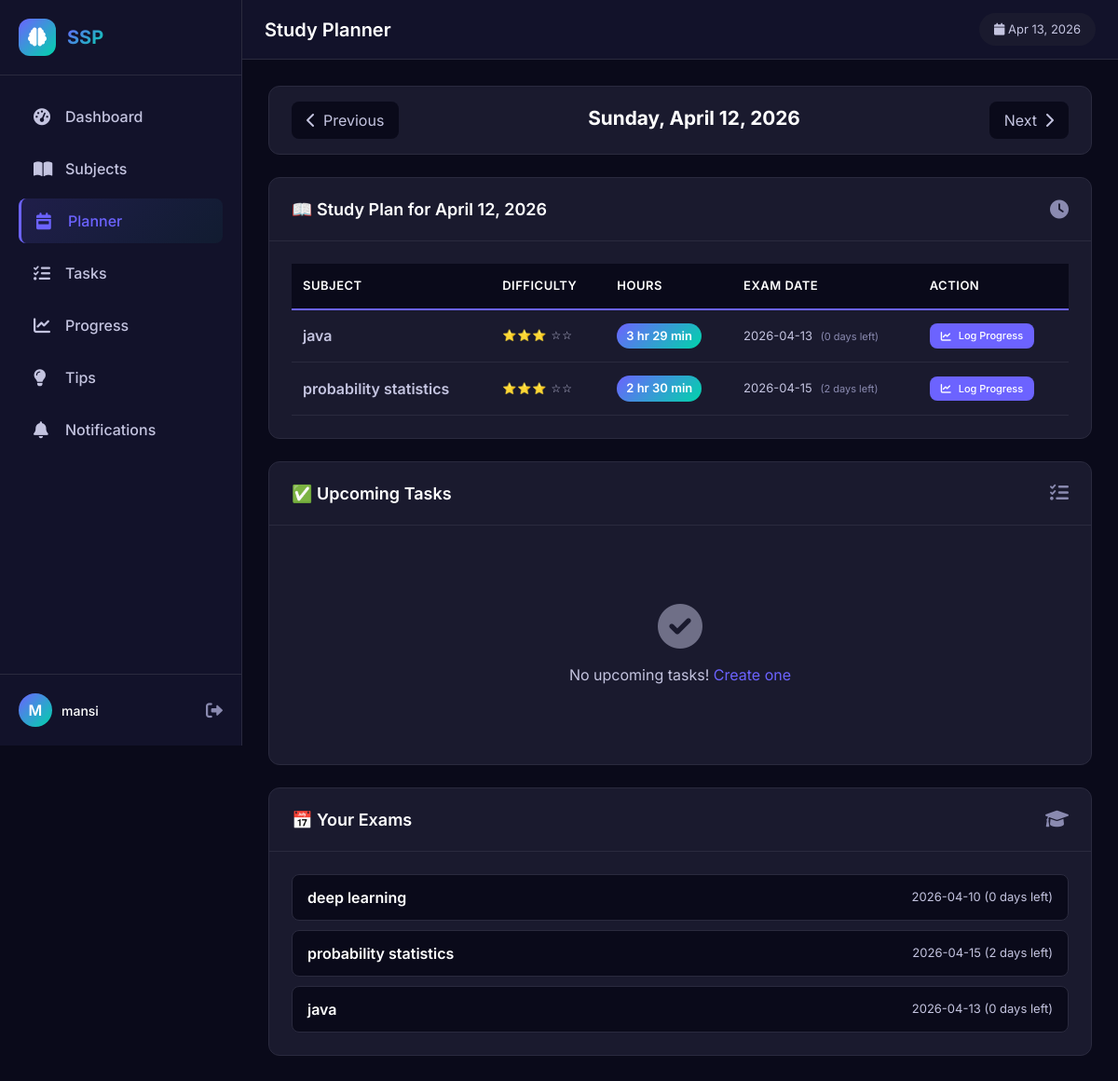
Screenshot of /planner/2026-04-12 (signed in) with the database file from the repository.
### tables this page shows
CREATE TABLE daily_timetable (
            timetable_id    INTEGER PRIMARY KEY AUTOINCREMENT,
            user_id         INTEGER NOT NULL,
            subject_id      INTEGER NOT NULL,
            timetable_date  TEXT NOT NULL,
            allocated_hours REAL NOT NULL,
            UNIQUE (user_id, subject_id, timetable_date),
            FOREIGN KEY (user_id)    REFERENCES users(user_id)    ON DELETE CASCADE,
            FOREIGN KEY (subject_id) REFERENCES subjects(subject_id) ON DELETE CASCADE
        );

CREATE TABLE subjects (
            subject_id       INTEGER PRIMARY KEY AUTOINCREMENT,
            user_id          INTEGER NOT NULL,
            subject_name     TEXT NOT NULL,
            exam_date        TEXT NOT NULL,
            syllabus_size    INTEGER NOT NULL,
            difficulty_level INTEGER NOT NULL,
            created_at       TEXT DEFAULT (datetime('now')),
            FOREIGN KEY (user_id) REFERENCES users(user_id) ON DELETE CASCADE
        );

### app.py (the view)
@app.route('/planner')
@app.route('/planner/<date_str>')
@login_required
def planner(date_str=None):
    uid = session['user_id']
    if date_str:
        try:
            view_date = datetime.strptime(date_str, '%Y-%m-%d').date()
        except:
            view_date = date.today()
    else:
        view_date = date.today()
    conn = get_db()
    todays_plan = conn.execute("""
        SELECT dt.allocated_hours, s.subject_name, s.exam_date, s.difficulty_level
        FROM daily_timetable dt JOIN subjects s ON dt.subject_id = s.subject_id
        WHERE dt.user_id=? AND dt.timetable_date=?
        ORDER BY dt.allocated_hours DESC
    """, (uid, view_date.isoformat())).fetchall()
    upcoming_tasks = conn.execute("""
        SELECT t.*, s.subject_name
        FROM tasks t LEFT JOIN subjects s ON t.subject_id = s.subject_id
        WHERE t.user_id=? AND t.due_date >= date('now') AND t.status != 'COMPLETED'
        ORDER BY t.due_date ASC LIMIT 10
    """, (uid,)).fetchall()
    pref = conn.execute("SELECT daily_hours FROM user_preferences WHERE user_id=?", (uid,)).fetchone()
    subjects = conn.execute("SELECT subject_name, exam_date FROM subjects WHERE user_id=?", (uid,)).fetchall()
    conn.close()
    prev_day = view_date - timedelta(days=1)
    next_day = view_date + timedelta(days=1)
    return render_template('planner.html',
                           todays_plan=todays_plan,
                           upcoming_tasks=upcoming_tasks,
                           daily_hours=pref['daily_hours'] if pref else 6,
                           view_date=view_date,
                           prev_day=prev_day.isoformat(),
                           next_day=next_day.isoformat(),
                           subjects=subjects)

### app.py (called while the page is built)
def get_db():
    conn = sqlite3.connect(DB_PATH)
    conn.row_factory = sqlite3.Row
    conn.execute("PRAGMA foreign_keys = ON")
    return conn

@app.template_filter('days_until')
def days_until_filter(date_str):
    try:
        target = datetime.strptime(str(date_str)[:10], '%Y-%m-%d').date()
        return max((target - date.today()).days, 0)
    except:
        return 0

@app.template_filter('format_hours')
def format_hours_filter(hours):
    try:
        hours_float = float(hours)
        hrs = int(hours_float)
        mins = int((hours_float - hrs) * 60)
        if hrs == 0:
            return f"{mins} min"
        elif mins == 0:
            return f"{hrs} hr"
        else:
            return f"{hrs} hr {mins} min"
    except:
        return f"{hours} hrs"

@app.context_processor
def inject_globals():
    unread_count = 0
    if 'user_id' in session:
        try:
            conn = get_db()
            result = conn.execute(
                "SELECT COUNT(*) FROM notifications WHERE user_id = ? AND is_read = 0",
                (session['user_id'],)
            )
            unread_count = result.fetchone()[0]
            conn.close()
        except Exception as e:
            print(f"Error getting notifications: {e}")
    return {
        'now': datetime.now(),
        'today': date.today(),
        'enumerate': enumerate,
        'min': min,
        'max': max,
        'round': round,
        'unread_notifications': unread_count
    }

def login_required(f):
    @wraps(f)
    def decorated(*args, **kwargs):
        if 'user_id' not in session:
            return redirect(url_for('login'))
        return f(*args, **kwargs)
    return decorated

### templates/planner.html (shortened to what this page needs)
{% extends "base.html" %}
{% block page_title %}Study Planner{% endblock %}
{% block content %}
<div class="planner-container">
    <div class="date-nav">
        <a href="{{ url_for('planner', date_str=prev_day) }}" class="nav-btn">
            <i class="fas fa-chevron-left"></i> Previous
        </a>
        <div class="current-date">
            <h2>{{ view_date.strftime('%A, %B %d, %Y') }}</h2>
        </div>
        <a href="{{ url_for('planner', date_str=next_day) }}" class="nav-btn">
            Next <i class="fas fa-chevron-right"></i>
        </a>
    </div>
    <div class="card">
        <div class="card-header">
            <h3>📖 Study Plan for {{ view_date.strftime('%B %d, %Y') }}</h3>
            <i class="fas fa-clock"></i>
        </div>
        <div class="card-body">
            {% if todays_plan %}
                <div class="table-responsive">
                    <table class="study-plan-table">
                        <thead>
                            <tr>
                                <th>Subject</th>
                                <th>Difficulty</th>
                                <th>Hours</th>
                                <th>Exam Date</th>
                                <th>Action</th>
                            </tr>
                        </thead>
                        <tbody>
                            {% for plan in todays_plan %}
                            <tr>
                                <td class="subject-name" data-label="Subject">{{ plan.subject_name }}</td>
                                <td class="difficulty" data-label="Difficulty">
                                    {% for i in range(plan.difficulty_level) %}⭐{% endfor %}
                                    {% for i in range(5 - plan.difficulty_level) %}☆{% endfor %}
                                </td>
                                <td class="hours" data-label="Hours">
                                    <span class="hours-badge">{{ plan.allocated_hours|format_hours }}</span>
                                </td>
                                <td class="exam-date" data-label="Exam Date">
                                    {{ plan.exam_date }}
                                    <small>({{ plan.exam_date|days_until }} days left)</small>
                                </td>
                                <td class="action" data-label="Action">
                                    <a href="{{ url_for('progress') }}" class="btn btn-sm btn-primary">
                                        <i class="fas fa-chart-line"></i> Log Progress
                                    </a>
                                </td>
                            </tr>
                            {% endfor %}
                        </tbody>
                    </table>
                </div>
            {% endif %}
        </div>
    </div>
    <div class="card">
        <div class="card-header">
            <h3>✅ Upcoming Tasks</h3>
            <i class="fas fa-tasks"></i>
        </div>
        <div class="card-body">
            {% if upcoming_tasks %}
                <div class="tasks-list">
                    {% for task in upcoming_tasks %}
                    <div class="task-item">
                        <div class="task-info">
                            <span class="task-title">{{ task.title }}</span>
                            {% if task.subject_name %}
                                <span class="task-subject">{{ task.subject_name }}</span>
                            {% endif %}
                            <span class="task-date">Due: {{ task.due_date }}</span>
                        </div>
                        <span class="priority-badge priority-{{ task.priority_score }}">P{{ task.priority_score }}</span>
                    </div>
                    {% endfor %}
                </div>
            {% else %}
                <div class="empty-state">
                    <i class="fas fa-check-circle"></i>
                    <p>No upcoming tasks! <a href="{{ url_for('tasks') }}">Create one</a></p>
                </div>
            {% endif %}
        </div>
    </div>
    <div class="card">
        <div class="card-header">
            <h3>📅 Your Exams</h3>
            <i class="fas fa-graduation-cap"></i>
        </div>
        <div class="card-body">
            {% if subjects %}
                <div class="exams-list">
                    {% for subject in subjects %}
                    <div class="exam-item">
                        <span class="exam-name">{{ subject.subject_name }}</span>
                        <span class="exam-date">{{ subject.exam_date }} ({{ subject.exam_date|days_until }} days left)</span>
                    </div>
                    {% endfor %}
                </div>
            {% else %}
                <div class="empty-state">
                    <i class="fas fa-book"></i>
                    <p>No subjects added. <a href="{{ url_for('subjects') }}">Add subjects first</a></p>
                </div>
            {% endif %}
        </div>
    </div>
</div>
{% endblock %}

### static/css/style.css (style rules this page uses)
:root { --bg-primary: #0a0a1a; --bg-secondary: #12122a; --bg-card: #1a1a2e; --bg-hover: #22223b; --border: #2a2a3e; --accent-primary: #6c63ff; --accent-secondary: #00d4aa; --accent-danger: #ff4d6d; --accent-warning: #f5a623; --accent-success: #22d3a0; --text-primary: #ffffff; --text-secondary: #c4c4e0; --text-muted: #8a8ab0; --sidebar-width: 260px; --header-height: 64px; --border-radius: 12px; --border-radius-sm: 8px; --transition: all 0.3s ease; }
* { margin: 0; padding: 0; box-sizing: border-box; }
body { font-family: 'Inter', sans-serif; background: var(--bg-primary); color: var(--text-primary); line-height: 1.5; overflow-x: hidden; }
.btn { display: inline-flex; align-items: center; gap: 8px; padding: 10px 20px; border-radius: var(--border-radius-sm); font-weight: 500; text-decoration: none; transition: var(--transition); cursor: pointer; border: none; font-family: inherit; }
.btn-primary { background: var(--accent-primary); color: white; }
.btn-sm { padding: 6px 12px; font-size: 12px; }
.card { background: var(--bg-card); border: 1px solid var(--border); border-radius: var(--border-radius); margin-bottom: 24px; overflow: hidden; }
.card-header { padding: 20px 24px; border-bottom: 1px solid var(--border); display: flex; justify-content: space-between; align-items: center; }
.card-header h3 { font-size: 18px; font-weight: 600; color: var(--text-primary); }
.card-header i { font-size: 20px; color: var(--text-muted); }
.card-body { padding: 24px; }
.hours-badge { background: var(--accent-primary); padding: 6px 12px; border-radius: 20px; font-size: 14px; font-weight: 600; color: white; }
.exam-item { display: flex; justify-content: space-between; align-items: center; padding: 12px 0; border-bottom: 1px solid var(--border); }
.exam-name { font-weight: 500; color: var(--text-primary); }
.empty-state { text-align: center; padding: 60px 20px; color: var(--text-secondary); }
.empty-state i { font-size: 48px; margin-bottom: 16px; opacity: 0.5; }
.empty-state a { color: var(--accent-primary); text-decoration: none; }
a { color: var(--accent-primary); text-decoration: none; }
small { color: var(--text-muted); }
h1, h2, h3, h4, h5, h6 { color: var(--text-primary); }
p { color: var(--text-secondary); }

### templates/planner.html (style rules this page uses)
.date-nav { display: flex; justify-content: space-between; align-items: center; margin-bottom: 24px; background: var(--bg-card); padding: 16px 24px; border-radius: var(--border-radius); border: 1px solid var(--border); }
.nav-btn { background: var(--bg-primary); padding: 8px 16px; border-radius: var(--border-radius-sm); color: var(--text-secondary); text-decoration: none; transition: var(--transition); display: inline-flex; align-items: center; gap: 8px; }
.current-date { text-align: center; }
.current-date h2 { font-size: 1.3rem; margin-bottom: 4px; }
.table-responsive { overflow-x: auto; }
.study-plan-table { width: 100%; border-collapse: collapse; }
.study-plan-table thead th { text-align: left; padding: 14px 12px; background: var(--bg-primary); color: var(--text-primary); font-weight: 600; font-size: 13px; text-transform: uppercase; letter-spacing: 0.5px; border-bottom: 2px solid var(--accent-primary); }
.study-plan-table tbody td { padding: 14px 12px; border-bottom: 1px solid var(--border); color: var(--text-secondary); }
.subject-name { font-weight: 600; color: var(--text-primary); }
.difficulty { font-size: 12px; letter-spacing: 1px; }
.hours-badge { background: linear-gradient(135deg, var(--accent-primary), var(--accent-secondary)); padding: 4px 10px; border-radius: 20px; font-size: 13px; font-weight: 600; display: inline-block; color: white; }
.exam-date { font-size: 13px; }
.exam-date small { color: var(--text-muted); font-size: 11px; margin-left: 5px; }
.action .btn-sm { padding: 5px 12px; font-size: 11px; }
.exams-list { display: flex; flex-direction: column; gap: 10px; }
.exam-item { display: flex; justify-content: space-between; align-items: center; padding: 12px 16px; background: var(--bg-primary); border-radius: var(--border-radius-sm); border: 1px solid var(--border); }
.exam-name { font-weight: 600; color: var(--text-primary); }
.exam-date { font-size: 13px; color: var(--text-secondary); }

### rows the page displays
daily_timetable: subject_name "java", allocated_hours "3 hr 29 min", exam_date "2026-04-13", exam_date|days_until "0"
daily_timetable: subject_name "probability statistics", allocated_hours "2 hr 30 min", exam_date "2026-04-15", exam_date|days_until "2"
subjects: subject_name "deep learning", exam_date "2026-04-10", exam_date|days_until "0"
subjects: subject_name "probability statistics", exam_date "2026-04-15", exam_date|days_until "2"
subjects: subject_name "java", exam_date "2026-04-13", exam_date|days_until "0"

### other values shown
{{ session.user_name[0]|upper }} "M"
{{ session.user_name }} "mansi"
{{ view_date.strftime('%A, %B %d, %Y') }} "Sunday, April 12, 2026"
{{ view_date.strftime('%B %d, %Y') }} "April 12, 2026"
